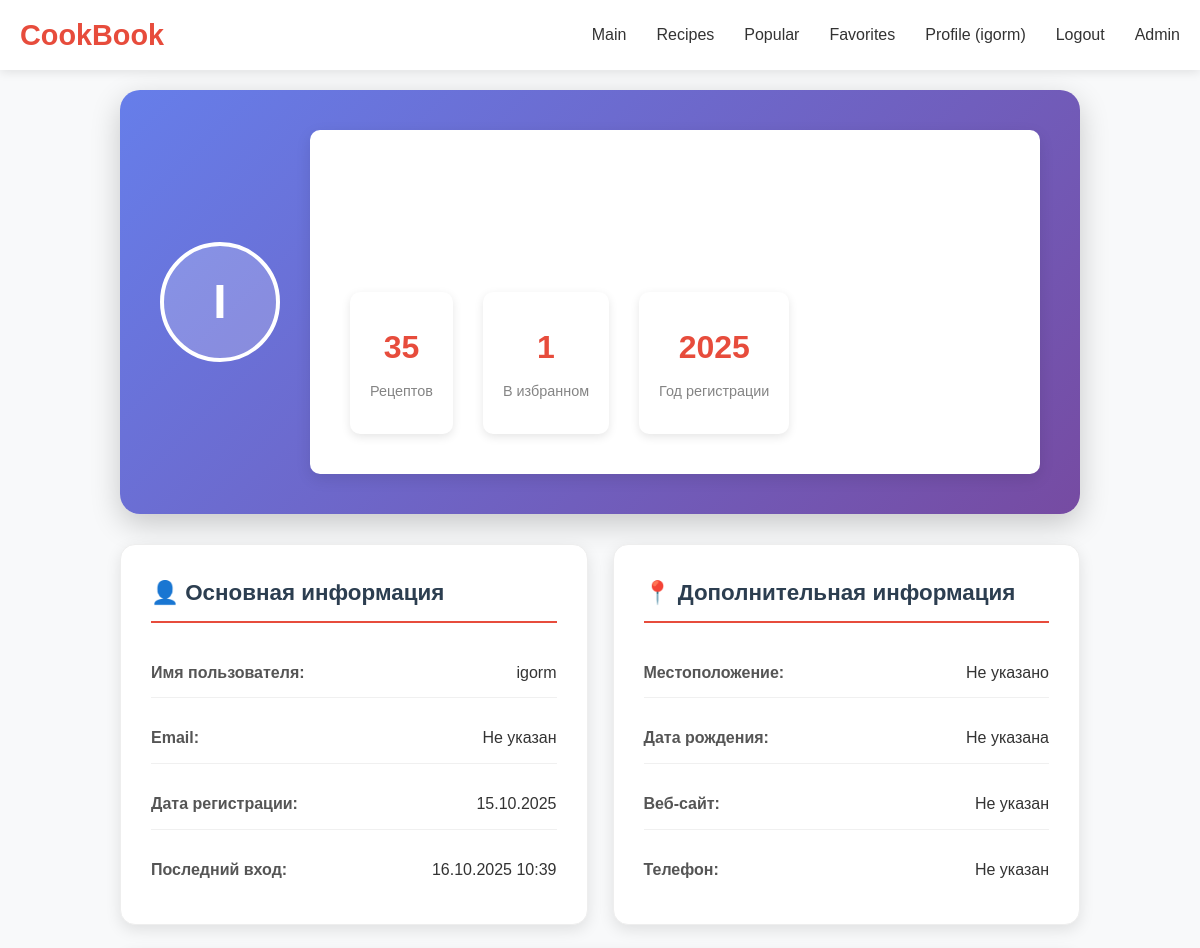
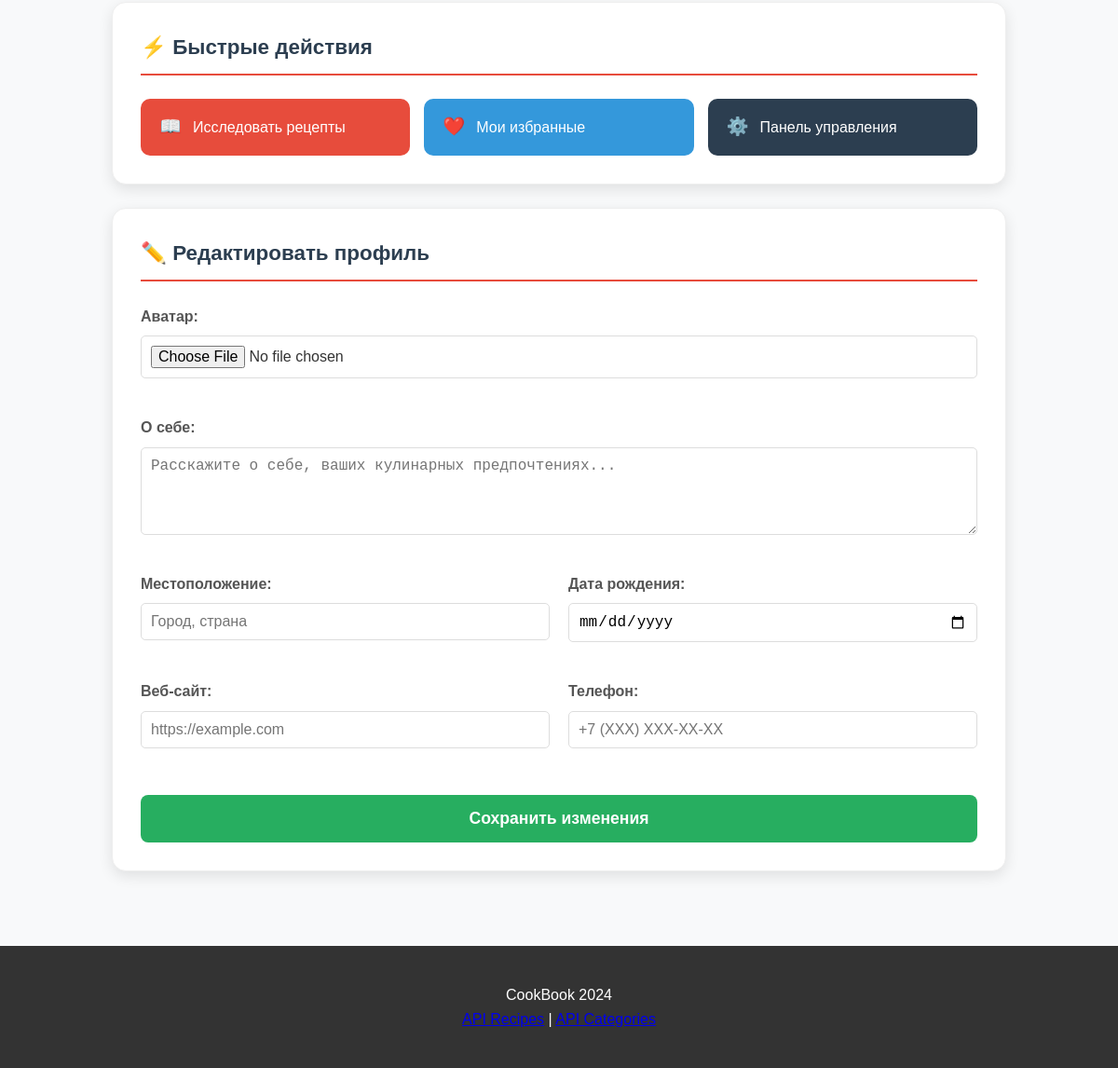
/profile/ (signed in), run on the app's committed database (2 pictures, top to bottom).
### users/models.py (models this page shows, shortened)
class Profile(models.Model):
    user = models.OneToOneField(User, on_delete=models.CASCADE)
    bio = models.TextField(max_length=500, blank=True, verbose_name="О себе")
    location = models.CharField(max_length=30, blank=True, verbose_name="Местоположение")
    birth_date = models.DateField(null=True, blank=True, verbose_name="Дата рождения")
    avatar = models.ImageField(upload_to='avatars/', blank=True, null=True, verbose_name="Аватар")
    website = models.URLField(blank=True, verbose_name="Веб-сайт")
    phone = models.CharField(max_length=20, blank=True, verbose_name="Телефон")
    recipes_added = models.PositiveIntegerField(default=0, verbose_name="Добавлено рецептов")
    favorites_count = models.PositiveIntegerField(default=0, verbose_name="Избранных рецептов")
    created_at = models.DateTimeField(auto_now_add=True)
    updated_at = models.DateTimeField(auto_now=True)
    class Meta:
        app_label = 'users'  # ← ДОБАВЬТЕ ЭТУ СТРОКУ
        verbose_name = "Профиль"
        verbose_name_plural = "Профили"

### users/views.py (the view)
# urls.py: path('profile/', views.profile, name='profile'),
@login_required
def profile(request):
    try:
        profile = request.user.profile
    except ObjectDoesNotExist:
        profile = Profile.objects.create(user=request.user)
        messages.info(request, 'Профиль был создан автоматически.')
    user_recipes = Recipe.objects.all()  # В будущем можно фильтровать по автору
    favorites = Favorite.objects.filter(user=request.user)
    profile.favorites_count = favorites.count()
    profile.save()
    if request.method == 'POST':
        form = ProfileUpdateForm(request.POST, request.FILES, instance=profile)
        if form.is_valid():
            form.save()
            messages.success(request, 'Профиль успешно обновлен!')
            return redirect('profile')
    else:
        form = ProfileUpdateForm(instance=profile)
    context = {
        'profile': profile,
        'form': form,
        'user_recipes_count': user_recipes.count(),
        'favorites_count': favorites.count(),
        'favorites': favorites[:3]  # Последние 3 избранных
    }
    return render(request, 'profile.html', context)

### templates/profile.html (shortened to what this page needs)
{% extends 'base.html' %}
{% load static %}
{% block content %}
<div class="profile-container">
    <div class="profile-header">
        <div class="profile-avatar-section">
            <div class="avatar-container">
                {% if profile.avatar %}
                    <img src="{{ profile.avatar.url }}" alt="Аватар {{ user.username }}" class="profile-avatar">
                {% else %}
                    <div class="avatar-placeholder">
                        {{ user.username|first|upper }}
                    </div>
                {% endif %}
            </div>
            <div class="profile-info">
                <h1 class="profile-username">{{ user.username }}</h1>
                {% if profile.bio %}
                    <p class="profile-bio">{{ profile.bio }}</p>
                {% else %}
                    <p class="profile-bio-empty">Расскажите о себе в настройках профиля</p>
                {% endif %}
                <div class="profile-stats">
                    <div class="stat-item">
                        <span class="stat-number">{{ user_recipes_count }}</span>
                        <span class="stat-label">Рецептов</span>
                    </div>
                    <div class="stat-item">
                        <span class="stat-number">{{ favorites_count }}</span>
                        <span class="stat-label">В избранном</span>
                    </div>
                    <div class="stat-item">
                        <span class="stat-number">{{ user.date_joined|date:"Y" }}</span>
                        <span class="stat-label">Год регистрации</span>
                    </div>
                </div>
            </div>
        </div>
    </div>
    <div class="profile-content">
        <div class="profile-card">
            <h2 class="card-title">👤 Основная информация</h2>
            <div class="info-grid">
                <div class="info-item">
                    <span class="info-label">Имя пользователя:</span>
                    <span class="info-value">{{ user.username }}</span>
                </div>
                <div class="info-item">
                    <span class="info-label">Email:</span>
                    <span class="info-value">{{ user.email|default:"Не указан" }}</span>
                </div>
                <div class="info-item">
                    <span class="info-label">Дата регистрации:</span>
                    <span class="info-value">{{ user.date_joined|date:"d.m.Y" }}</span>
                </div>
                <div class="info-item">
                    <span class="info-label">Последний вход:</span>
                    <span class="info-value">{{ user.last_login|date:"d.m.Y H:i" }}</span>
                </div>
            </div>
        </div>
        <div class="profile-card">
            <h2 class="card-title">📍 Дополнительная информация</h2>
            <div class="info-grid">
                <div class="info-item">
                    <span class="info-label">Местоположение:</span>
                    <span class="info-value">{{ profile.location|default:"Не указано" }}</span>
                </div>
                <div class="info-item">
                    <span class="info-label">Дата рождения:</span>
                    <span class="info-value">{{ profile.birth_date|date:"d.m.Y"|default:"Не указана" }}</span>
                </div>
                <div class="info-item">
                    <span class="info-label">Веб-сайт:</span>
                    <span class="info-value">
                        {% if profile.website %}
                            <a href="{{ profile.website }}" target="_blank">{{ profile.website }}</a>
                        {% else %}
                            Не указан
                        {% endif %}
                    </span>
                </div>
                <div class="info-item">
                    <span class="info-label">Телефон:</span>
                    <span class="info-value">{{ profile.phone|default:"Не указан" }}</span>
                </div>
            </div>
        </div>
        <div class="profile-card">
            <h2 class="card-title">⚡ Быстрые действия</h2>
            <div class="action-buttons">
                <a href="{% url 'recipe_list' %}" class="action-btn primary">
                    <span class="action-icon">📖</span>
                    <span>Исследовать рецепты</span>
                </a>
                <a href="{% url 'favorite_list' %}" class="action-btn secondary">
                    <span class="action-icon">❤️</span>
                    <span>Мои избранные</span>
                </a>
                <a href="/admin/" class="action-btn tertiary">
                    <span class="action-icon">⚙️</span>
                    <span>Панель управления</span>
                </a>
            </div>
        </div>
        <div class="profile-card">
            <h2 class="card-title">✏️ Редактировать профиль</h2>
            <form method="post" enctype="multipart/form-data" class="profile-form">
                <div class="form-group">
                    <label for="{{ form.avatar.id_for_label }}">Аватар:</label>
                    {{ form.avatar }}
                </div>
                <div class="form-group">
                    <label for="{{ form.bio.id_for_label }}">О себе:</label>
                    {{ form.bio }}
                </div>
                <div class="form-row">
                    <div class="form-group">
                        <label for="{{ form.location.id_for_label }}">Местоположение:</label>
                        {{ form.location }}
                    </div>
                    <div class="form-group">
                        <label for="{{ form.birth_date.id_for_label }}">Дата рождения:</label>
                        {{ form.birth_date }}
                    </div>
                </div>
                <div class="form-row">
                    <div class="form-group">
                        <label for="{{ form.website.id_for_label }}">Веб-сайт:</label>
                        {{ form.website }}
                    </div>
                    <div class="form-group">
                        <label for="{{ form.phone.id_for_label }}">Телефон:</label>
                        {{ form.phone }}
                    </div>
                </div>
                <button type="submit" class="btn-save">Сохранить изменения</button>
            </form>
        </div>
    </div>
</div>
{% endblock %}

### templates/base.html (shortened to what this page needs)
<!DOCTYPE html>
<html lang="ru">
<head>
    {% load static %}
    <link rel="stylesheet" href="{% static 'css/style.css' %}">
</head>
<body>
    <header>
        <nav class="navbar">
            <div class="nav-container">
                <a href="{% url 'index' %}" class="nav-logo">CookBook</a>
                <ul class="nav-menu">
                    <li><a href="{% url 'index' %}">Main</a></li>
                    <li><a href="{% url 'recipe_list' %}">Recipes</a></li>
                    <li><a href="{% url 'popular_recipes' %}">Popular</a></li>
                    {% if user.is_authenticated %}
                        <li><a href="{% url 'favorite_list' %}">Favorites</a></li>
                        <li><a href="{% url 'profile' %}">Profile ({{ user.username }})</a></li>
                        <li><a href="{% url 'logout' %}">Logout</a></li>
                    {% else %}
                        <li><a href="{% url 'login' %}">Login</a></li>
                        <li><a href="{% url 'register' %}">Register</a></li>
                    {% endif %}
                    <li><a href="/admin/">Admin</a></li>
                </ul>
            </div>
        </nav>
    </header>
    <main>
        {% block content %}{% endblock %}
    </main>
    <footer>
        <div class="footer-content">
            <p>CookBook 2024</p>
            <div class="api-links">
                <a href="/api/recipes/" target="_blank">API Recipes</a> |
                <a href="/api/categories/" target="_blank">API Categories</a>
            </div>
        </div>
    </footer>
</body>
</html>

### static/css/style.css (style rules this page uses)
* { margin: 0; padding: 0; box-sizing: border-box; }
body { font-family: 'Arial', sans-serif; line-height: 1.6; color: #333; background-color: #f8f9fa; }
.navbar { background: #fff; box-shadow: 0 2px 10px rgba(0,0,0,0.1); position: sticky; top: 0; z-index: 1000; }
.nav-container { max-width: 1200px; margin: 0 auto; padding: 0 20px; display: flex; justify-content: space-between; align-items: center; height: 70px; }
.nav-logo { font-size: 1.8rem; font-weight: bold; color: #e74c3c; text-decoration: none; }
.nav-menu { display: flex; list-style: none; gap: 30px; }
.nav-menu a { text-decoration: none; color: #333; font-weight: 500; transition: color 0.3s ease; }
footer { background: #333; color: white; text-align: center; padding: 40px 0; margin-top: 60px; }
.profile-container { max-width: 600px; }
.profile-info { background: white; padding: 40px; border-radius: 10px; box-shadow: 0 5px 15px rgba(0,0,0,0.1); }
.form-group { margin-bottom: 20px; }
.form-group label { display: block; margin-bottom: 8px; font-weight: 500; }
.form-group input, .form-group textarea, .form-group select { width: 100%; padding: 10px; border: 1px solid #ddd; border-radius: 5px; font-size: 1rem; }
.stat-item { text-align: center; padding: 30px 20px; background: white; border-radius: 10px; box-shadow: 0 3px 10px rgba(0,0,0,0.1); }
.stat-number { font-size: 2.5rem; font-weight: bold; color: #e74c3c; margin-bottom: 10px; }
.stat-label { color: #666; font-size: 1.1rem; }
.profile-container { max-width: 1000px; margin: 0 auto; padding: 20px; }
.profile-header { background: linear-gradient(135deg, #667eea 0%, #764ba2 100%); color: white; border-radius: 20px; padding: 40px; margin-bottom: 30px; box-shadow: 0 10px 30px rgba(0,0,0,0.2); }
.profile-avatar-section { display: flex; align-items: center; gap: 30px; }
.avatar-container { position: relative; }
.avatar-placeholder { width: 120px; height: 120px; border-radius: 50%; background: rgba(255,255,255,0.2); display: flex; align-items: center; justify-content: center; font-size: 3rem; font-weight: bold; color: white; border: 4px solid white; }
.profile-info { flex: 1; }
.profile-username { font-size: 2.5rem; margin-bottom: 10px; font-weight: bold; }
.profile-bio-empty { font-size: 1.1rem; margin-bottom: 20px; opacity: 0.7; font-style: italic; }
.profile-stats { display: flex; gap: 30px; }
.stat-item { text-align: center; }
.stat-number { display: block; font-size: 2rem; font-weight: bold; margin-bottom: 5px; }
.stat-label { font-size: 0.9rem; opacity: 0.8; }
.profile-content { display: grid; grid-template-columns: 1fr 1fr; gap: 25px; }
.profile-card { background: white; border-radius: 15px; padding: 30px; box-shadow: 0 5px 15px rgba(0,0,0,0.1); border: 1px solid #eee; }
.profile-card:nth-child(3), .profile-card:nth-child(4) { grid-column: 1 / -1; }
.card-title { font-size: 1.4rem; margin-bottom: 25px; color: #2c3e50; border-bottom: 2px solid #e74c3c; padding-bottom: 10px; }
.info-grid { display: grid; gap: 15px; }
.info-item { display: flex; justify-content: space-between; align-items: center; padding: 12px 0; border-bottom: 1px solid #f0f0f0; }
.info-item:last-child { border-bottom: none; }
.info-label { font-weight: 600; color: #555; min-width: 150px; }
.info-value { color: #333; text-align: right; }
.action-buttons { display: grid; grid-template-columns: repeat(auto-fit, minmax(200px, 1fr)); gap: 15px; }
.action-btn { display: flex; align-items: center; gap: 12px; padding: 15px 20px; border-radius: 10px; text-decoration: none; font-weight: 500; transition: all 0.3s ease; border: none; cursor: pointer; }
.action-btn.primary { background: #e74c3c; color: white; }
.action-btn.secondary { background: #3498db; color: white; }
.action-btn.tertiary { background: #2c3e50; color: white; }
.action-icon { font-size: 1.2rem; }
.profile-form { display: flex; flex-direction: column; gap: 20px; }
.form-group { display: flex; flex-direction: column; }
.form-row { display: grid; grid-template-columns: 1fr 1fr; gap: 20px; }
.form-group label { font-weight: 600; margin-bottom: 8px; color: #555; }
.form-control { padding: 12px 15px; border: 2px solid #e0e0e0; border-radius: 8px; font-size: 1rem; transition: border-color 0.3s ease; }
.btn-save { background: #27ae60; color: white; padding: 15px 30px; border: none; border-radius: 8px; font-size: 1.1rem; font-weight: 600; cursor: pointer; transition: all 0.3s ease; margin-top: 10px; }

### data on the page
Profile: location "Не указано", birth_date "Не указана", phone "Не указан"

### other printed values
{{ user.username }} "igorm"
{{ user.username|first|upper }} "I"
{{ user_recipes_count }} "35"
{{ favorites_count }} "1"
{{ user.date_joined|date:"Y" }} "2025"
{{ user.email|default:"Не указан" }} "Не указан"
{{ user.date_joined|date:"d.m.Y" }} "15.10.2025"
{{ user.last_login|date:"d.m.Y H:i" }} "16.10.2025 10:39"
